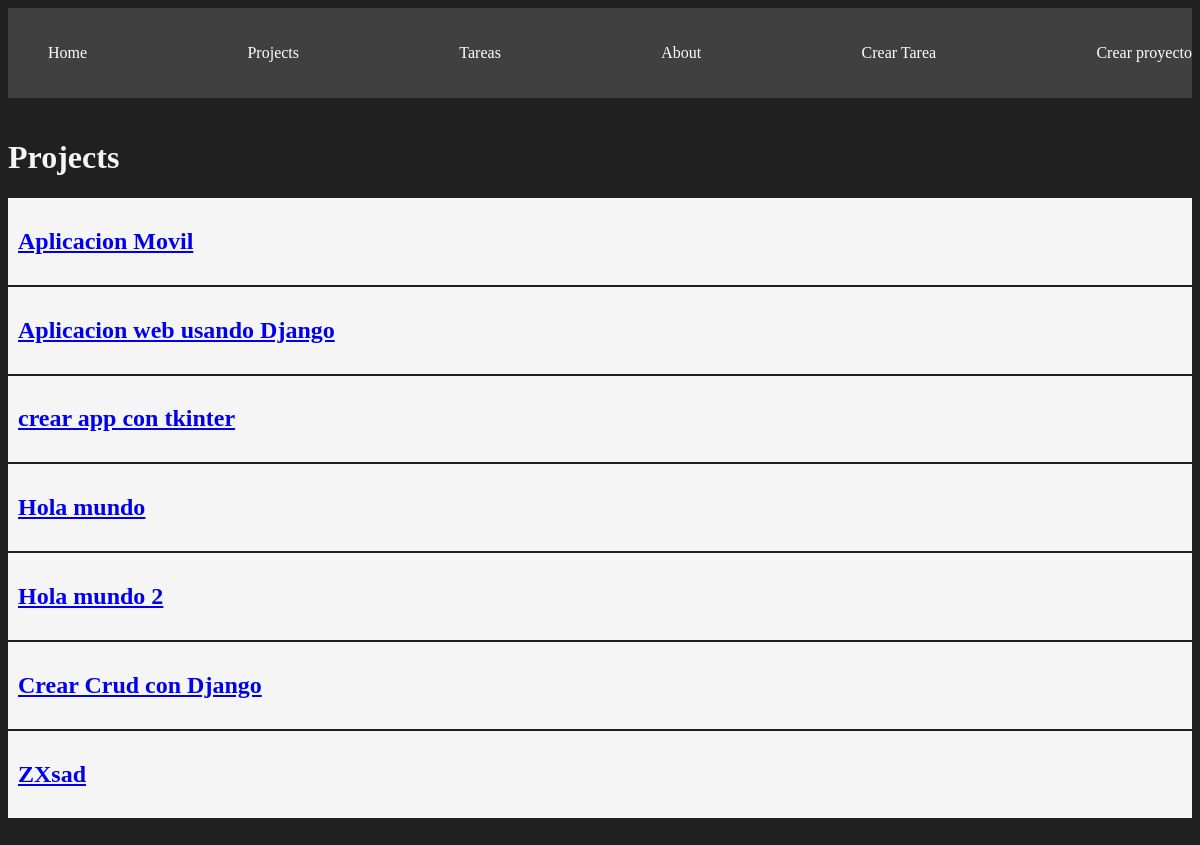
/projects/, run on the app's committed database.
### myapp/models.py (models this page shows, shortened)
class Project(models.Model):
    name = models.CharField(max_length=200)

### myapp/views.py (the view)
# urls.py: path('projects/', views.projects, name='projects'),
def projects(request):
    projects = Project.objects.all()
    return render(request, 'projects/projects.html', {
        'projects': projects
    })

### myapp/templates/projects/projects.html
{% extends 'layouts/base.html'%}
{% block content %}
<h1>Projects</h1>
{% for project in projects  %}
    <article class="card">
        <a href="{% url 'project_detail' project.id%}">
            <h1>{{project.name}}</h1>
        </a>
    </article>
{% endfor %}
{% endblock %}

### myapp/static/styles/main.css (style rules this page uses)
body { background-color: #202020 ; color: whitesmoke }
.card { background: whitesmoke; color: black; padding: 10px; margin-bottom: 2px; }

### data on the page
Project: name "Aplicacion Movil"
Project: name "Aplicacion web usando Django"
Project: name "crear app con tkinter"
Project: name "Hola mundo"
Project: name "Hola mundo 2"
Project: name "Crear Crud con Django"
Project: name "ZXsad"
